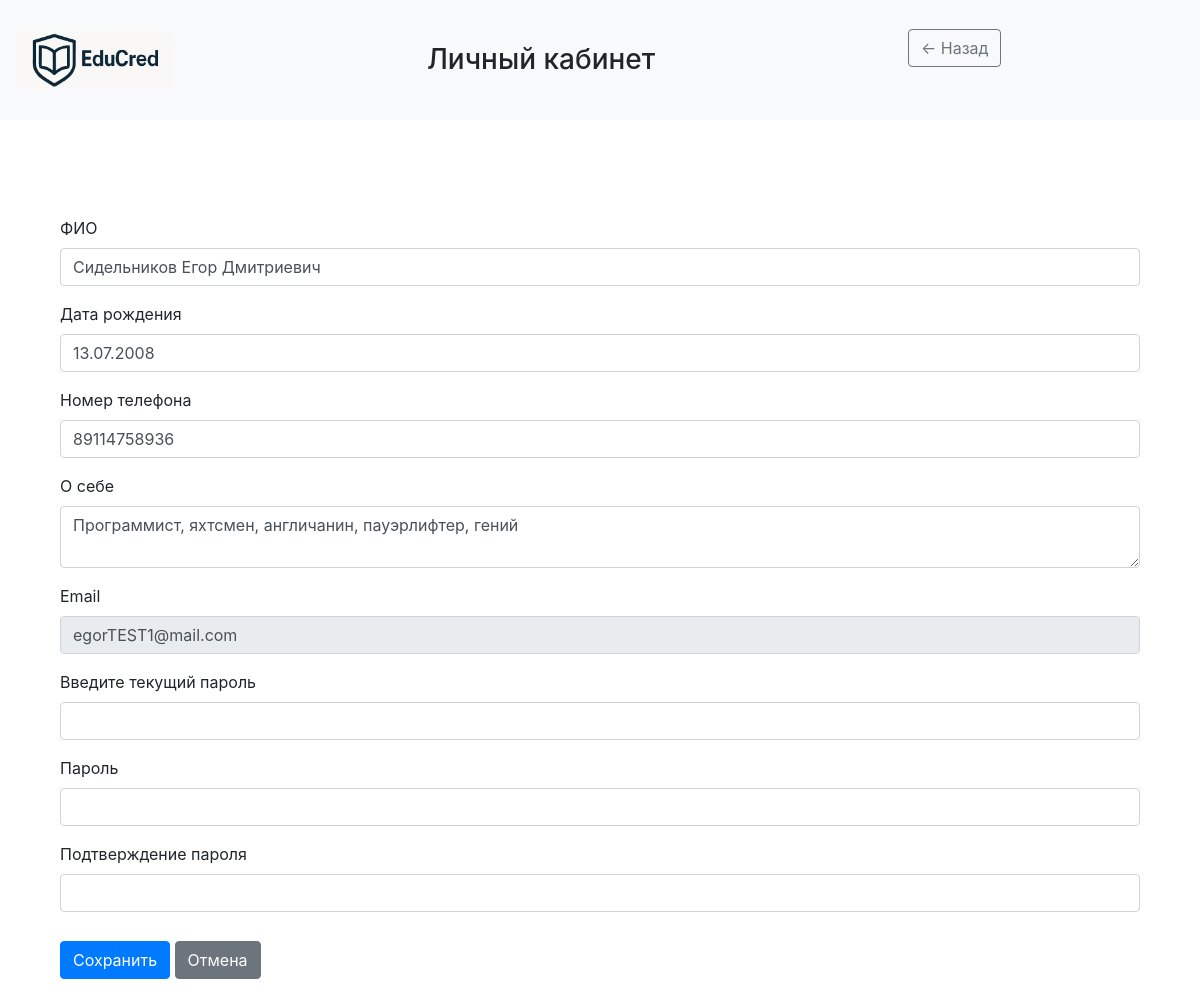
Screenshot of /profile (signed in) with the database file from the repository.
### data/Students.py (models this page shows)
class Student(SqlAlchemyBase, UserMixin, SerializerMixin):
    __tablename__ = "students"
    id = sqlalchemy.Column(sqlalchemy.Integer, primary_key=True, autoincrement=True)
    user_id = sqlalchemy.Column(sqlalchemy.Integer, sqlalchemy.ForeignKey("users.id"), nullable=False)
    student_nsp = sqlalchemy.Column(sqlalchemy.String, nullable=False)
    born = sqlalchemy.Column(sqlalchemy.DateTime, nullable=False)
    phone_num = sqlalchemy.Column(sqlalchemy.String, nullable=False)
    about = sqlalchemy.Column(sqlalchemy.String, nullable=True)
    employer_id = sqlalchemy.Column(sqlalchemy.String, nullable=True)
    user = orm.relationship("User", back_populates="student")
    achievements = orm.relationship("Achievement", back_populates="student")

### data/Users.py (models this page shows, shortened)
class User(SqlAlchemyBase, UserMixin, SerializerMixin):
    __tablename__ = "users"
    id = sqlalchemy.Column(sqlalchemy.Integer, primary_key=True, autoincrement=True)
    email = sqlalchemy.Column(sqlalchemy.String, index=True, unique=True, nullable=True)
    hashed_password = sqlalchemy.Column(sqlalchemy.String, nullable=True)
    role = sqlalchemy.Column(sqlalchemy.String, nullable=True)
    university = orm.relationship("University", back_populates="user", uselist=False)
    employer = orm.relationship("Employer", back_populates="user", uselist=False)
    student = orm.relationship("Student", back_populates="user", uselist=False)

### server.py (the view, shortened to what this page needs)
@app.route('/profile', methods=['GET', 'POST'])
@login_required
def profile():
    try:
        db_sess = db_session.create_session()
        user = db_sess.query(User).get(current_user.id)
        born = ''
        if user.role == 'student':
            profile = db_sess.query(Student).filter_by(user_id=user.id).first()
            born = profile.born.strftime('%d.%m.%Y')
            form = StudentProfileForm(obj=profile)
        elif user.role == 'employer':
            profile = db_sess.query(Employer).filter_by(user_id=user.id).first()
            form = EmployerProfileForm(obj=profile)
        form.email.data = user.email
        return render_template('profile.html', form=form, role=user.role, title='Личный кабинет', user=user,
                               style=url_for('static', filename='css/style.css'), born=born)
    except Exception as e:
        flash(f'Произошла неизвестная ошибка, попробуйте ещё раз', 'danger')
        app.logger.error(e)
        return render_template('home.html', token=None, result=None, university=None, title='Главная')

### data/ProfileForms.py
class StudentProfileForm(FlaskForm):
    student_nsp = StringField('ФИО', validators=[DataRequired(message="Укажите ФИО")])
    born = DateField(
        'Дата рождения',
        format='%d.%m.%Y',
        validators=[Optional()]
    )
    phone_num = TelField('Номер телефона', validators=[DataRequired(message="Укажите номер телефона")])
    about = TextAreaField('О себе', validators=[Optional()])
    email = StringField(
        'Email',
        render_kw={'readonly': True, 'class': 'form-control-plaintext'},
        validators=[Email(message="Неверный формат почты")]
    )
    current_password = PasswordField("Введите текущий пароль", validators=[DataRequired()])
    new_password = PasswordField('Пароль', validators=[Optional(), password_complexity])
    new_password_confirm = PasswordField('Подтверждение пароля', validators=[
        EqualTo('new_password', message="Пароли не совпадают")
    ]
                                         )
    submit = SubmitField('Сохранить')

### data/db_session.py (called while the page is built)
def create_session() -> Session:
    global __factory
    return __factory()

### server.py (called while the page is built)
@login_manager.user_loader
def load_user(user_id):
    db_sess = db_session.create_session()
    return db_sess.query(User).get(user_id)

### templates/profile.html (shortened to what this page needs)
<html lang="ru">
<head>
    <link rel="stylesheet" type="text/css" href="{{ style }}"/>
    <link
            rel="stylesheet"
            href="https://stackpath.bootstrapcdn.com/bootstrap/4.4.1/css/bootstrap.min.css"
    >
</head>
<body>
<header>
    <nav class="navbar navbar-light bg-light">
        <a class="navbar-brand" href="{{ url_for('home') }}">
            <img src="{{ url_for('static', filename='images/EduCred_logo.png') }}"
                 alt="EduCred"
                 height="60">
        </a>
        <h3 class="mb-0">Личный кабинет</h3>
        <aside class="col-3 bg-light border-end p-3 d-flex flex-column">
            <div class="d-flex align-items-center mb-4">
                <a href="{{ url_for('workspace') }}" class="btn btn-outline-secondary me-3">← Назад</a>
            </div>
        </aside>
    </nav>
</header>
<div class="container py-5">
    <div class="container py-5">
        <form method="POST">
            <div>
                {% for field in form if field.name != 'csrf_token' and field.name != 'submit' %}
                <div class="mb-3">
                    {{ field.label(class_="form-label") }}
                    {% if field.name != 'born' %}
                    {{ field(class_="form-control") }}
                    {% else %}
                    <input class="form-control" id="born" name="born" required type="text"
                           value="{{ born }}">
                    {% endif %}
                </div>
                {% endfor %}
            </div>
            <div class="mt-4">
                {{ form.submit(class_="btn btn-primary") }}
                <a href="{{ url_for('profile') }}" class="btn btn-secondary ms-2">Отмена</a>
            </div>
        </form>
    </div>
</div>
</body>
</html>

### static/css/style.css (style rules this page uses)
.btn { display: inline-block; padding: 6px 12px; margin: 5px 0; font-size: 16px; font-weight: bold; background-color: #4CAF50; color: white; border: none; text-decoration: none; cursor: pointer; border-radius: 4px; }
.container { max-width: 900px; margin: 0 auto; padding: 20px; }
.d-flex { display: flex; }

### rows the page displays
Student: student_nsp "Сидельников Егор Дмитриевич" "89114758936" "Программист, яхтсмен, англичанин, пауэрлифтер, гений"
User: email "egorTEST1@mail.com"

### other values shown
{{ field.label(class_="form-label") }} "ФИО" "Дата рождения" "Номер телефона" "О себе" "Email" "Введите текущий пароль" "Пароль" "Подтверждение пароля"
